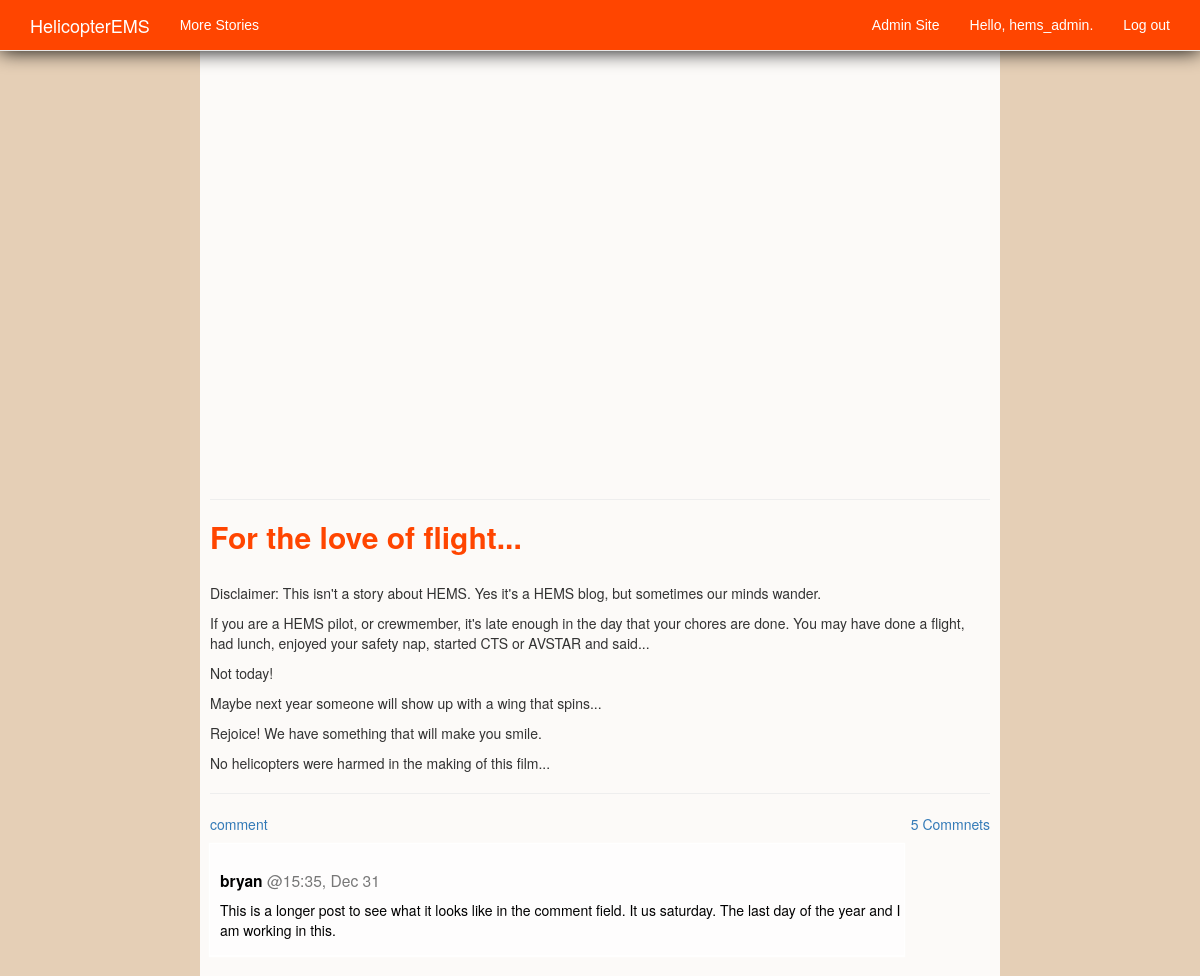
The page /topic/23/ (signed in) on the database its author committed.
### hems_blog/models.py (models this page shows, shortened)
class Topic(models.Model):
	text=models.TextField(max_length=100000)
	title=models.CharField(max_length=120)
	video=models.TextField(max_length=10000)
	image = models.FileField(null=True, blank=True)
	date_added=models.DateTimeField(auto_now=False, auto_now_add=True)

class Entry(models.Model):
	topic=models.ForeignKey(Topic)
	owner=models.ForeignKey(User)
	text=models.TextField()
	date_added=models.DateTimeField(auto_now_add=True)
	class Meta:
		verbose_name_plural='entries'

### hems_blog/views.py (the view)
# urls.py: url(r'^topic/(?P<topic_id>\d+)/$',views.topic, name='topic'),
def topic(request, topic_id):
	topic=Topic.objects.get(id=topic_id)
	entries=topic.entry_set.order_by('-date_added')
	context={'topic':topic,'entries':entries}
	return render(request, 'hems_blog/topic.html', context)

### hems_blog/templates/hems_blog/topic.html (shortened to what this page needs)
{% extends 'hems_blog/base.html' %}
{% block content %}
<div class="panel-body" style="padding-top:40px; padding-bottom:20px;;padding-left:10px;
                   padding-right:10px;
                   margin-top:0px;background-color:rgba(255,255,255, 0.9);
                   max-width:900px;">
			{% if topic.video != "0" %}
				<div class="embed-responsive embed-responsive-16by9">
					<iframe  frameborder=0 allowfullscreen src="{{topic.video}}">
					</iframe>
				</div>
				<hr />
			{% endif %}
			<h2 style="color:orangered; font-weight:bold;">
				{{topic.title}}
			</h2>
			<p style="text-align:justify;margin:0px 30px 30px 30px;">
				{{topic.text|linebreaks}}
			</p>
			<hr />
			<p>
				<a href="{% url 'hems_blog:new_entry' topic.id %}" >
					comment
				</a>
				<a href="{% url 'hems_blog:new_entry' topic.id %}" style="float:right">
					{% for entry in entries %}
						{% if forloop.first %}
							{{forloop.revcounter}} Commnets
						{% endif %}
					{% endfor %}
				</a>
			</p>
		{% for entry in entries|slice:":1" %}
		<div style="padding-bottom:0px;" >
			<div class="panel-body" style="box-shadow:0px 0px 1px 1px #FFF;
						background-color:rgba(255,255,255 0.5);
						padding:0px 0px 5px 10px;
						border-bottom: solid 1px #FFF;
						margin:0;
                        width:100%;">
				<h3>
					<small>
						<a style="color:black;">
							<b>
								{{entry.owner}}
							</b>
						</a>
						@{{ entry.date_added|date:'H:i, M d'}}
					</small>
				</h3>
				<p>
					<a style="text-decoration:none; color:black;">
						{{entry.text|linebreaks}}
					</a>
				</p>
			</div>
			{% empty %}
			Be the first to make a comment.
		</div>
		{% endfor %}
	</div>
{% endblock content %}

### hems_blog/templates/hems_blog/base.html (shortened to what this page needs)
{% load bootstrap3 %}
<!DOCTYPE html>
<html lang="en">
	<head>
		{% bootstrap_css%}
	</head>
	<body
style="background-color:#E5CFB6;">
		<nav class="navbar navbar-default navbar-fixed-top" style="padding:0px 5px 0px 5px;">
			<div class="container"  style="background-color:orangered;">
				<div class="navbar-header">
					<a class="navbar-brand" href="{% url 'hems_blog:index' %}">
						HelicopterEMS
					</a>
				</div>
				<div id="navbar" class="navbar-collapse collapse">
					<ul class="nav navbar-nav ">
						<li >
							<a   href="{% url 'hems_blog:topics' %}">
								More Stories
							</a>
						</li>
					</ul>
					<ul class="nav navbar-nav navbar-right">
						{% if user.is_authenticated %}
						{% if request.user.is_superuser %}
						<li><a href="{% url 'admin:index' %}">Admin Site</a><li>
							{% endif %}
							<li >
								<a>
									Hello, {{ user.username }}.
								</a>
							</li>
							<li>
								<a href="{% url 'users:logout' %}">
									Log out
								</a>
							</li>
						{% endif %}
					</ul>
				</div>
			</div>
		</nav>
			<div class="container" style="width:100%; height:100%; padding-top:0px; ">
			<div style="padding-top:0px; ">
			<div class="row"   >
 <div class="col-lg-offset-2 col-md-10 col-md-offset-1 col-sm-offset-1 col-lg-8 col-sm-10 col-xs-12" style="padding-left:0px;padding-right:0px;">
{% block content %}{% endblock content %}
			</div>
			</div>
			</div>
			</div>
		</div>
	</body>
</html>

### hems_blog/templates/hems_blog/base.html (style rules this page uses)
html { height: 100%; }
.navbar { margin-bottom:0px; -webkit-box-shadow:0px 0px 20px #000; }
.navbar-default { background-color:orangered; padding-bottom:0px; }
.navbar-default .navbar-brand { color: #FFF; }
.navbar-default .navbar-nav { color:#FFF; font-family:Verdana,Geneva,Tahoma,Arial,Helvetica,sans-serif; }
.navbar-default .navbar-nav > li> a { color:#FFF; }
body {  background-color:#F0C797; background-repeat: no-repeat; background-position: center center; background-attachment: fixed; -webkit-background-size: cover; -moz-background-size:cover; -o-background-size:cover; background-size: cover; margin: 0; padding: 0; font-family: "Helvetica Neue",Helvetica,Arial,sans-serif; }
.panel-body { background-color:rgba(255,255,255, 0.7); margin-top:30px; padding:0px; margin-left: auto; margin-right:auto; max-width:89%; }

### rows shown on the page
Topic: title "For the love of flight...", text "Disclaimer: This isn't a story about HEMS. Yes it's a HEMS blog, but sometimes our minds wander. If you are a HEMS pilot, or crewmember, it's late enough in the day that your chores are done. You may have done a flight, had lunch, enjoyed your safety nap, started CTS or AVSTAR and said... Not today! Maybe next year someone will show up with a wing that spins... Rejoice! We have something that will make you smile. No helicopters were harmed in the making of this film..."
Entry: owner "bryan", date_added "15:35, Dec 31"

### other values the page prints
{{ user.username }} "hems_admin"
